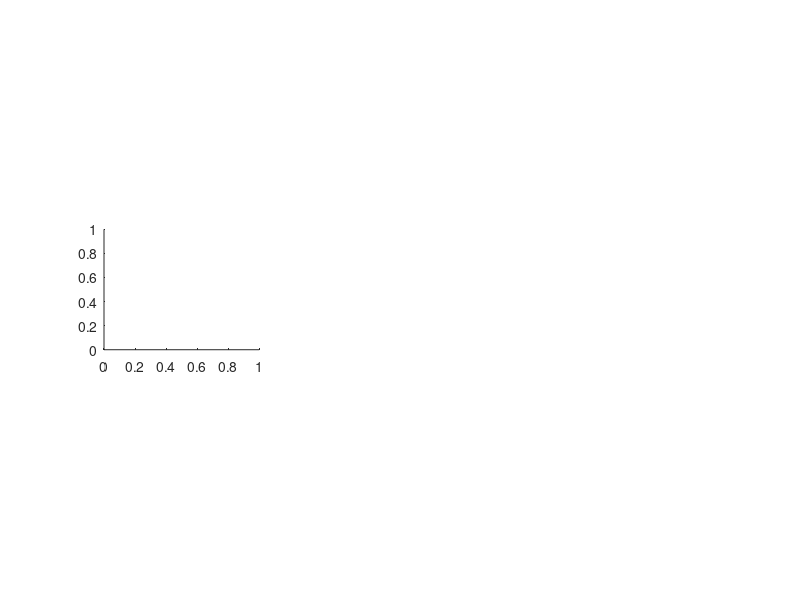

Recreate this plot in MATLAB. (Note: this script raises an error after producing the figure.)
function plot_ARI_runtime_0A()
close all
noises = [0.01, 0.1, 0.2];
x = {5:5:30, 5:5:30, 5:5:20};
generation_method = {'Sigmoid', 'SuStaIn'};
generation_label = {'Sigmoid function','Piecewise linear function'};
clustering_method = {'FTR_MCEM','FTR_kmeans', 'sustain'};
color_area = {[70 240 240]./255, [220 190 255]./255, [250 190 212]./255};
color_line = {[0 0.4470 0.7410], [145 30 180]./255, [0.8500 0.3250 0.0980]};
shape_line = {'-',':x',':|'};

%% ARI
figure;
hold on
nsubp = 4;
options = [];
hs_all = [];
for idxG = 1:length(generation_method)
    g_method = generation_method{idxG};
    idxN = 0;
    for n = noises
        idxN = idxN + 1;
        subplot(3,3,nsubp);
        nsubp = nsubp + 1;
        hs = [];
        for idxC = 1:length(clustering_method)
            options.color_area = color_area{idxC};
            options.color_line = color_line{idxC};
            c_method = clustering_method{idxC};
            y = [];
            for b = x{idxC}
                y_b = [];
                result_dir = ['output/Synthetic_data/synthetic_data_',g_method,'/',g_method,'_b',...
                    int2str(b), '_n', num2str(n)];
                for f = 1:5
                    result_path = [result_dir, '_f', int2str(f), '/', c_method, '_result.csv'];
                    t = readmatrix(result_path);
                    y_b =  [y_b, t(1)];
                end
                y = [y; y_b];
            end

            plot_uncertainty(x{idxC}, y', options)
            hold on;
            h = plot(x{idxC},mean(y,2),shape_line{idxC},'Color',color_line{idxC},'LineWidth',1,'MarkerSize',3);
            hs = [hs, h];
            xlim([5 30])
            ylim([0 1])
            xlabel('Number of biomarkers');
            if idxN == 1
                ylabel({generation_label{idxG},'Adjusted Rand index'});
            else
                ylabel('Adjusted Rand index');
            end
            if idxG == 1 && idxN == 1 % 仅在第一个 noise 和 generation_method 时保存 legend handles
                hs_all = hs;
            end
            if idxG == 1
                title({['Noise = ',num2str(n * 5)],''})
            end
        end
    end
end
% 获取 subplot(3,3,4) 和 subplot(3,3,6) 的位置
pos_left = get(subplot(3,3,4), 'Position');
pos_right = get(subplot(3,3,6), 'Position');

% 创建 legend 并设置位置
leg = legend(hs_all, {'FTR (MCEM)','FTR (kmeans)','SuStaIn'}, 'Orientation', 'horizontal');
legend_position = get(leg, 'Position');
legend_position(1) = pos_left(1); % 左对齐到 subplot(3,3,4)
legend_position(3) = pos_right(1) + pos_right(3) - pos_left(1); % 宽度跨越到 subplot(3,3,6)
legend_position(2) = legend_position(2) + 0.13; % 向上移动 0.05（可以根据需要调整）
set(leg, 'Position', legend_position);

% subplot(3,3,2)
% legend(hs, {'FTR (MCEM)','FTR (kmeans)','SuStaIn'},'Location','bestoutside','Orientation','horizontal');
export_fig './figures/all/0A.jpg' -r500 -transparent
